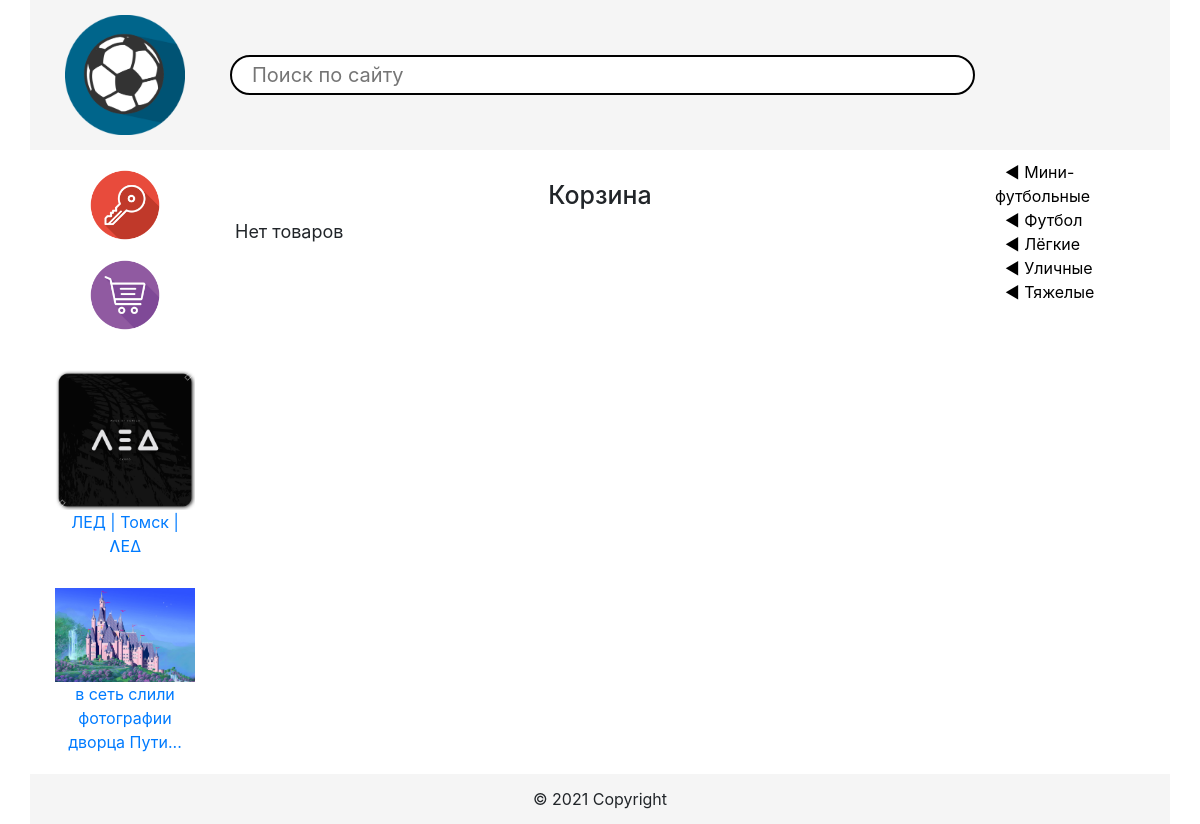
The app's page /order/cart/ (signed in) with its own data.
### shop/models.py (models this page shows, shortened)
class Advertisement(models.Model):
    name = models.CharField(max_length=255)
    image = models.ImageField(upload_to='advertisement')
    url = models.URLField()

class SportType(models.Model):
    name = models.CharField(max_length=255, verbose_name='The name of sport')

### order/views.py (the view)
# urls.py: path("cart/", views.cart_page, name="cart_page"),
def cart_page(request: HttpRequest, form_error=False):
    user = request.user
    if user.is_authenticated:
        try:
            cart = ShoppingCart.objects.get(owner=user)
        except ShoppingCart.DoesNotExist:
            cart = None
        payment_methods = PaymentMethod.objects.all()
        addresses = DeliveryAddress.objects.all()
        return render(request, "cart_page.html", {"cart": cart,
                                                  "payment_methods": payment_methods,
                                                  "addresses": addresses,
                                                  "form_error": form_error})
    else:
        return HttpResponseRedirect(reverse('index_page'))

### shop/templatetags/tags.py (called while the page is built)
@register.simple_tag()
def get_categories():
    return SportType.objects.all()

@register.simple_tag()
def get_advertisements():
    return Advertisement.objects.all()

### templates/cart_page.html (shortened to what this page needs)
{% extends "base.html" %}
{% load static %}
{% block content %}
    <div class="col-8 basket">
        <h1>Корзина</h1>
    </div>
{% endblock %}

### templates/base.html (shortened to what this page needs)
{% load static %}
{% load tags %}
{% get_categories as categories %}
{% get_advertisements as advertisements %}
<!doctype html>
<html lang="ru">
<head>
    <link rel="stylesheet" type="text/css" href="{% static "slick/slick.css" %}"/>
    <link rel="stylesheet" type="text/css" href="{% static "slick/slick-theme.css" %}"/>
    <link rel="stylesheet" href="https://stackpath.bootstrapcdn.com/bootstrap/4.5.0/css/bootstrap.min.css"
>
    <link rel="stylesheet" href="{% static "/css/styles.css" %}">
</head>
<body>
<div class="container">
    <div class="row header">
        <div class="col-2" id="logo">
            <a href="{% url "index_page" %}"><img src="{% static "img/logo.webp" %}" alt="Logo" height="100%"></a>
        </div>
        <div class="col-8" id="search">
            <form action="{% url "search_form" %}" method="get">
                <label>
                    <input type="text" placeholder="Поиск по сайту" name="query">
                </label>
            </form>
        </div>
    </div>
    <div class="row">
        <div class="col-2" id="icons">
            {% if request.user.is_authenticated %}
            <a href="{% url "user_profile_page" %}">
                <img src="{% static "img/account.png" %}" width="70px" alt="Account">
            </a><br>
            <a href="{% url "cart_page" %}">
                <img src="{% static "img/basket.png" %}" width="70px" alt="Shopping Cart">
            </a>
            {% endif %}
            {% block right_div %}
            <div id="border-div">
                {% for advertisement in advertisements %}
                    <div>
                        <a href="{{ advertisement.url }}">
                            <img src="/static/media{{ advertisement.image.url }}" title="{{ advertisement.name }}"
                                 alt="{{ advertisement.name }}"><br>
                            {{ advertisement.name }}
                        </a>
                    </div>
                {% endfor %}
            </div>
            {% endblock %}
        </div>
        {% block content %}{% endblock %}
        <div class="col-2">
            {% block left_div %}
                <div id="border-div">
                    <ul>
                        {% for category in categories %}
                            <li><a href="{% url "catalog" category.id %}" title="{{ category.description }}">
                            ◀ {{ category.name }}
                        </a>
                        {% endfor %}
                    </ul>
                </div>
            {% endblock %}
        </div>
    </div>
    <div class="row footer">
        <div class="col-12">
            © 2021 Copyright
        </div>
    </div>
</div>
</body>
</html>

### static/css/styles.css (style rules this page uses)
body { background: white; }
.container { background-color: white; }
.header { background-color: whitesmoke; }
#logo { padding: 15px; text-align: center; height: 150px; }
#logo img { border-radius: 5px; }
#search { padding-left: 0; }
#search input { height: 40px; border-radius: 35px; width: 100%; border: black solid 2px; margin: 55px 10px; padding-left: 20px; font-size: 20px; }
#search label { padding-top: 0px; line-height: 107px; width: 100%; height: 127px; }
#icons { text-align: center; }
#icons img { padding-top: 20px; background-color: white; }
#border-div { width: 100%; margin-top: 10px; margin-bottom: 10px; }
#border-div ul { padding-left: 0; list-style-type: none; }
#border-div ul li a { color: black; padding-left: 10px; list-style-type: none; }
#border-div div:first-of-type { padding: 10px; }
#border-div div { padding: 0 10px 10px; }
#border-div a img { width: 100%; }
.footer { background-color: #F5F5F5; line-height: 50px; text-align: center; }
.basket h1 { font-size: 25px; text-align: center; padding-top: 30px; }
.basket { font-size: 18px; }

### records on screen
Advertisement: image (picture), name "ЛЕД | Томск | ɅE∆"
Advertisement: image (picture), name "в сеть слили фотографии дворца Пути..."
SportType: name "Мини-футбольные"
SportType: name "Футбол"
SportType: name "Лёгкие"
SportType: name "Уличные"
SportType: name "Тяжелые"
